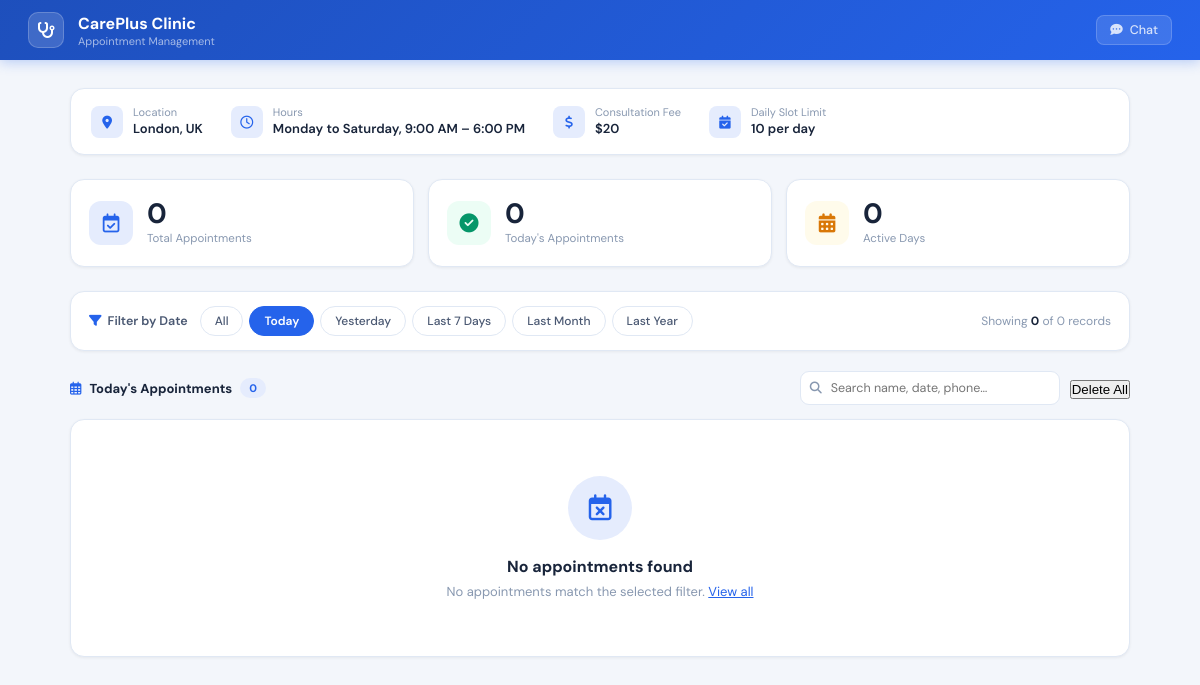
Page /admin-unique123?filter=today on the earlier database version.
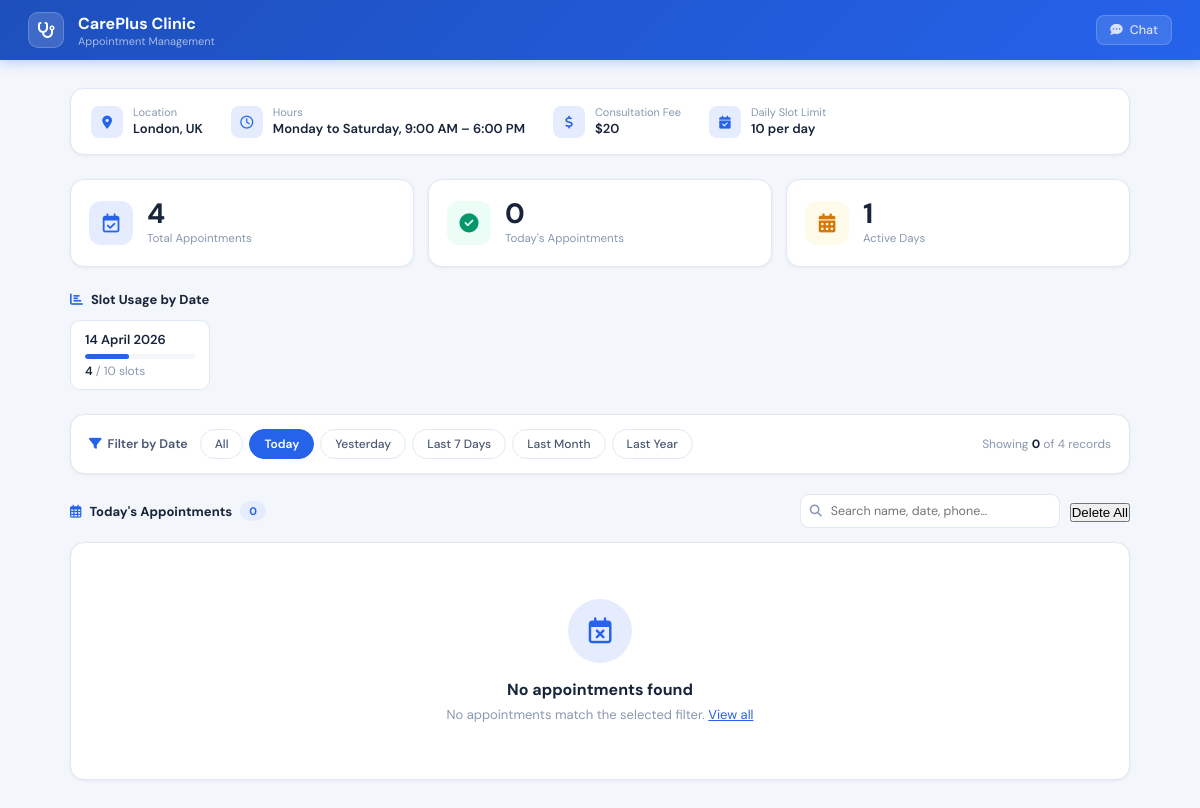
Same page on the later database version.
### tables this page shows
CREATE TABLE appointments (
                id        TEXT PRIMARY KEY,
                clinic_id TEXT NOT NULL DEFAULT '',
                name      TEXT NOT NULL,
                phone     TEXT NOT NULL,
                date      TEXT NOT NULL,
                time      TEXT NOT NULL,
                problem   TEXT NOT NULL,
                booked_at TEXT NOT NULL
            );

### app.py (the view)
@app.route(f"/{CLINIC_CONFIG['admin_path']}")
def admin():
    try:
        period = request.args.get("filter", "all")
        all_records      = load_appointments()          # always fresh from SQLite
        filtered_records = filter_appointments(all_records, period)
        slot_summary = {}
        for appt in all_records:
            d = appt.get("date", "Unknown")
            slot_summary[d] = slot_summary.get(d, 0) + 1
        today_count = len(filter_appointments(all_records, "today"))
        return render_template(
            "admin.html",
            appointments  = filtered_records,
            all_count     = len(all_records),
            today_count   = today_count,
            clinic        = CLINIC_CONFIG,
            slot_summary  = slot_summary,
            active_filter = period,
        )
    except Exception as exc:
        print(f"[admin] Error: {exc}")
        return render_template(
            "admin.html",
            appointments  = [],
            all_count     = 0,
            today_count   = 0,
            clinic        = CLINIC_CONFIG,
            slot_summary  = {},
            active_filter = "all",
        )

### app.py (called while the page is built)
def get_db():
    conn = sqlite3.connect(DB_PATH)
    conn.row_factory = sqlite3.Row   # rows behave like dicts
    return conn

def load_appointments(clinic_id=None):
    try:
        conn = get_db()
        try:
            if clinic_id:
                rows = conn.execute(
                    "SELECT * FROM appointments WHERE clinic_id = ? ORDER BY booked_at DESC",
                    (clinic_id,)
                ).fetchall()
            else:
                rows = conn.execute(
                    "SELECT * FROM appointments ORDER BY booked_at DESC"
                ).fetchall()
            return [dict(r) for r in rows]
        finally:
            conn.close()
    except Exception as exc:
        print(f"[DB] load_appointments error: {exc}")
        return []

### templates/admin.html (shortened to what the changed rows need)
<!DOCTYPE html>
<html lang="en">
<head>
  <link rel="stylesheet" href="https://cdnjs.cloudflare.com/ajax/libs/font-awesome/6.5.1/css/all.min.css"/>
</head>
<body>
<nav class="topnav">
  <div class="nav-title">
    <h1>{{ clinic.clinic_name }}</h1>
  </div>
</nav>
<div class="content">
  <div class="stats">
    <div class="stat">
      <div>
        <div class="stat-num">{{ all_count }}</div>
        <div class="stat-lbl">Total Appointments</div>
      </div>
    </div>
    <div class="stat">
      <div>
        <div class="stat-num">{{ slot_summary | length }}</div>
        <div class="stat-lbl">Active Days</div>
      </div>
    </div>
  </div>
  {% if slot_summary %}
  <div class="slot-section">
    <div class="section-label">
      <i class="fa-solid fa-chart-bar"></i> Slot Usage by Date
    </div>
    <div class="slot-grid">
      {% for day, used in slot_summary.items() %}
      {% set pct = [((used / clinic.daily_slot_limit) * 100) | int, 100] | min %}
      {% set full = used >= clinic.daily_slot_limit %}
      <div class="slot-chip">
        <div class="sc-date">{{ day }}</div>
        <div class="sc-bar">
          <div class="sc-fill{% if full %} full{% endif %}" style="width: {{ pct }}%"></div>
        </div>
        <div class="sc-count">
          <span>{{ used }}</span> / {{ clinic.daily_slot_limit }} slots
        </div>
      </div>
      {% endfor %}
    </div>
  </div>
  {% endif %}
  {% set base_url = '/' + clinic.admin_path %}
  <div class="filter-bar">
    <span class="filter-label">
      <i class="fa-solid fa-filter"></i> Filter by Date
    </span>
    <div class="filter-pills">
      <a href="{{ base_url }}?filter=all"       class="fp {% if active_filter == 'all'       %}active{% endif %}">All</a>
      <a href="{{ base_url }}?filter=today"     class="fp {% if active_filter == 'today'     %}active{% endif %}">Today</a>
      <a href="{{ base_url }}?filter=yesterday" class="fp {% if active_filter == 'yesterday' %}active{% endif %}">Yesterday</a>
      <a href="{{ base_url }}?filter=last7"     class="fp {% if active_filter == 'last7'     %}active{% endif %}">Last 7 Days</a>
      <a href="{{ base_url }}?filter=lastmonth" class="fp {% if active_filter == 'lastmonth' %}active{% endif %}">Last Month</a>
      <a href="{{ base_url }}?filter=lastyear"  class="fp {% if active_filter == 'lastyear'  %}active{% endif %}">Last Year</a>
    </div>
    <span class="filter-result">
      Showing <b>{{ appointments | length }}</b>
      {% if active_filter != 'all' %}of {{ all_count }}{% endif %}
      record{% if appointments | length != 1 %}s{% endif %}
    </span>
  </div>
</div>
</body>
</html>

Differences in the rows shown:
added appointments: date "14 April 2026", {{ pct }} 40 (drawn), used "4", daily_slot_limit "10"
Other differences:
{{ all_count }}: "0" → "4"
{{ slot_summary | length }}: "0" → "1"
text now shown: "Slot Usage by Date"
